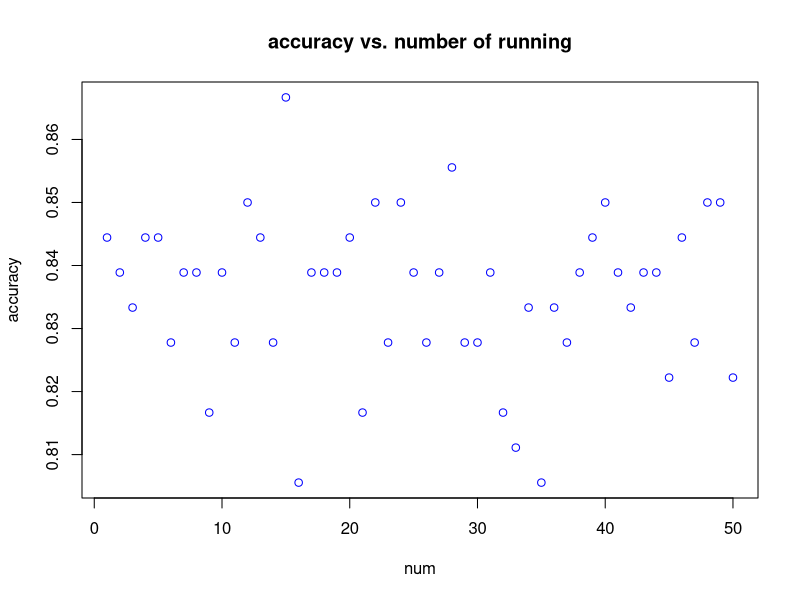

This chart was generated by the following R code:
#!/usr/bin/env Rscript
x<-read.table("all.txt")
#pdf("plot.pdf",width=6,height=4,paper='special')
pdf("plot.pdf")
plot(rownames(x), t(x),main="accuracy vs. number of running",xlab="num",ylab="accuracy",col="blue")
dev.off()
sink("result.txt")
print("standard deviation")
sd(t(x))
print("summary")
summary(x)
sink()
